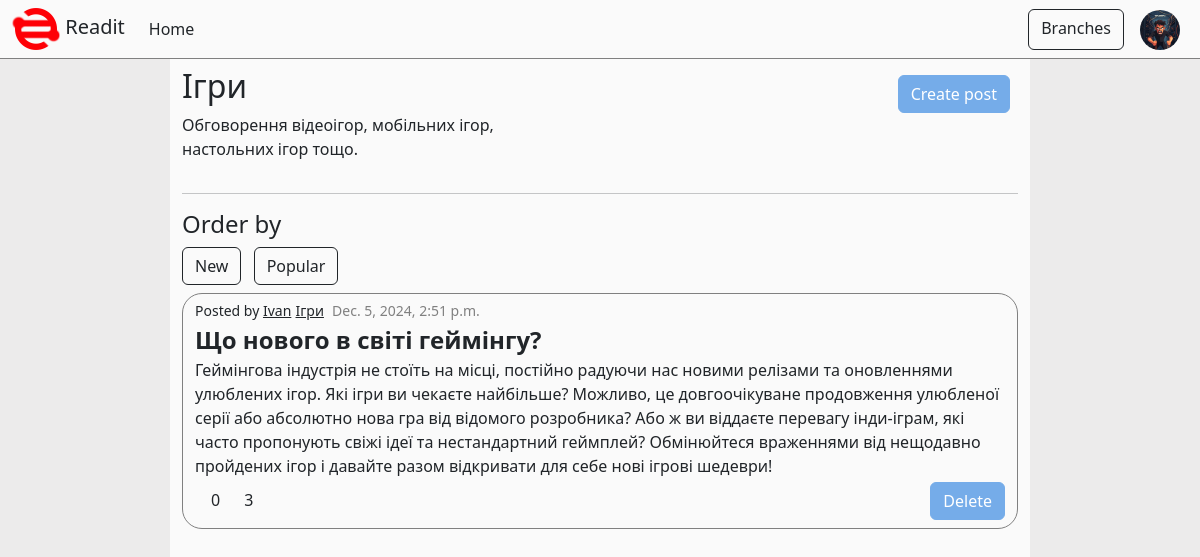
Page /branch/2/ (signed in) on the committed database.
### auth_sys/models.py (models this page shows)
class NewUser(AbstractUser):
    is_moderator = models.BooleanField(default=False)
    def __str__(self) -> str:
        return self.username

### user_profile/models.py (models this page shows, shortened)
class Profile(models.Model):
    user = models.OneToOneField(settings.AUTH_USER_MODEL, on_delete=models.CASCADE, related_name='profile')
    image = models.ImageField(upload_to="profile/%Y/%m/%d/", blank=True, null=True)
    def get_image_url(self):
        url = static('img/anonymous_user.png')
        if self.image:
            url = self.image.url
        return url
    def admin_panel_image(self):
        if self.image:
            return mark_safe(f'<img src="{self.image.url}" width=125>')
    admin_panel_image.short_description = 'Image'
    admin_panel_image.allow_tags = True
    class Meta:
        verbose_name = "Profile"
        verbose_name_plural = "Profiles"

### forum/models.py (models this page shows, shortened)
class Branch(models.Model):
    author = models.ForeignKey(settings.AUTH_USER_MODEL, on_delete=models.CASCADE)
    name = models.CharField(max_length=255)
    description = models.TextField()
    def get_absolute_url(self):
        return reverse('branch-detail', kwargs={'pk': self.pk})
    class Meta:
        verbose_name = "Branch"
        verbose_name_plural = "Branches"

class Post(models.Model):
    author = models.ForeignKey(settings.AUTH_USER_MODEL, on_delete=models.CASCADE, related_name='posts')
    branch = models.ForeignKey(Branch, on_delete=models.CASCADE, related_name='posts')
    title = models.CharField(max_length=255)
    description = models.TextField()
    created = models.DateTimeField(auto_now=True)
    rating = models.OneToOneField(Rating, on_delete=models.CASCADE, related_name='post', blank=True, null=True)
    def get_absolute_url(self):
        return reverse('post-detail', kwargs={'pk': self.pk,
                                              'bk': self.branch.pk})
    class Meta:
        verbose_name = "Post"
        verbose_name_plural = "Posts"

class Rating(models.Model):
    sum_rating = models.IntegerField(default=0)
    def get_rating(self):
        return sum([grade.value for grade in self.grades.all()])

class Commentary(models.Model):
    post = models.ForeignKey(Post, on_delete=models.CASCADE, related_name='comments')
    commentary = models.ForeignKey('Commentary', on_delete=models.CASCADE, related_name='comments', blank=True, null=True)
    author = models.ForeignKey(settings.AUTH_USER_MODEL, on_delete=models.CASCADE, related_name='comments')
    text = models.TextField()
    created = models.DateTimeField(auto_now=True)
    rating = models.OneToOneField(Rating, on_delete=models.CASCADE, related_name='comment', blank=True, null=True)
    class Meta:
        ordering=['-created']
        verbose_name = "Comment"
        verbose_name_plural = "Comments"

### forum/views.py (the view)
# urls.py: path('branch/<int:pk>/', BranchDetailView.as_view(), name='branch-detail'),
class BranchDetailView(DetailView):
    model = Branch
    template_name = "forum/branch-detail.html"
    context_object_name = 'branch'
    def get_context_data(self, **kwargs):
        context = super().get_context_data(**kwargs)
        _posts = self.get_object().posts.all()
        if self.request.GET.get('order_by') is None:
            _posts = _posts.order_by('-rating__sum_rating')
        else:
            _posts = _posts.order_by('-created')
        context['posts'] = _posts
        return context

### templates/forum/branch-detail.html
{% extends 'base.html' %}
{% block content %}
<div class="row">
    <div class="col">
        <h2>{{ branch.name }}</h2>
        <p>{{ branch.description }}</p>
    </div>
    <div class="col">
        <a style="float: right;" class="btn btn-danger m-2" href="{% url 'post-create' branch.pk %}">Create post</a>
    </div>
</div>
<hr>
<h4>Order by</h4>
<a href="{% url 'branch-detail' branch.id %}?order_by=new" class="btn btn-outline-secondary me-2">New</a>
<a href="{% url 'branch-detail' branch.id %}" class="btn btn-outline-secondary me-2">Popular</a>
{% for post in posts %}
    {% include 'forum/objects/post.html' with post=post %}
{% endfor %}
{% endblock content %}

### templates/header.html (shortened to what this page needs)
{% load static %}
<nav class="navbar navbar-expand-lg p-0">
  <div class="container-fluid">
    <a class="navbar-brand fa" href="{% url 'index' %}"><img src="{% static 'img/logo-bright.png' %}"> Readit</a>
    <div class="collapse navbar-collapse" id="navbarScroll">
      <ul class="navbar-nav me-auto my-2 my-lg-0 navbar-nav-scroll" style="--bs-scroll-height: 100px;">
        <li class="nav-item">
          <a class="nav-link active" aria-current="page" href="{% url 'index' %}">Home</a>
        </li>
      </ul>
      <div class="d-flex">
        <a class="btn btn-outline-secondary m-2" href="{% url 'branch-list' %}">Branches</a>
        {% if request.user.is_authenticated %}
        <div class="dropdown">
          <a role="button" data-bs-toggle="dropdown">
            <img style="border-radius: 50%;" src="{{ user.profile.get_image_url }}" width="40" height="40"
              class="d-inline-block align-text-top m-2">
          </a>
        </div>
        {% endif %}
      </div>
    </div>
  </div>
</nav>

### templates/forum/objects/post.html (shortened to what this page needs)
<div class="container border mt-2 mb-3 pt-1" style="border-width: 2px; border-radius: 20px">
    <small>Posted by <a href="{% url 'profile' post.author.profile.pk %}">{{ post.author.username }}</a></small>
    <small><a href="{{ post.branch.get_absolute_url }}">{{ post.branch.name }}</a></small>
    <small style="color: gray;" class="m-1">{{ post.created }}</small>
    <div class="card" style="border: none; background-color: transparent">
        <p class="m-0 bold-text"><a href="{{ post.get_absolute_url }}" style="text-decoration:none" class="stretched-link">{{ post.title }}</a></p>
        <p class="mb-1">{{ post.description }}</p>
    </div>
    <div class="d-flex">
        <div style="flex-wrap: wrap; align-content: flex-end;" class="d-flex">
            {% include 'forum/objects/rating-buttons.html' with object=post %}
            <p class="m-0"> {{ post.comments.all|length }}</p>
        </div>
        {% if request.user.is_authenticated %}
        {% if request.user == post.author or request.user.is_moderator %}
        <form action="{% url 'post-delete' post.branch.pk post.pk %}" method="post" class="mb-2 ms-auto">
            <input type="submit" class="btn btn-danger" value="Delete">
        </form>
        {% endif %}
        {% endif %}
    </div>
</div>

### templates/forum/objects/rating-buttons.html (shortened to what this page needs)
<div style="align-items: flex-start" data-rating="{{ object.rating.id }}" class="rating-buttons d-flex me-2">
    <button class="btn btn-sm btn-outline-dark" style="border: none; border-radius:40%" data-value="1">
    </button>
    <p class="rating-sum">{{ object.rating.get_rating }}</p>
    <button class="btn btn-sm btn-outline-dark" style="border: none; border-radius:40%" data-value="-1">
    </button>
</div>

### static/css/style.css (style rules this page uses)
:root { --bs-heading-color: var(--text-color); --bs-nav-link-color: var(--text-color); --bs-nav-link-hover-color: var(--hovered-color); }
.btn-outline-secondary { --bs-btn-color: var(--text-color); --bs-btn-border-color: var(--text-color); }
nav { background-color: var(--main-color); border-bottom: 1px solid gray; }
.nav-link, .navbar-brand { --bs-navbar-active-color: var(--text-color); --bs-navbar-brand-color: var(--text-color); }
.btn-danger { --bs-btn-bg: #75ace9; --bs-btn-border-color: #75ace9; --bs-btn-hover-bg: #5492d7; --bs-btn-hover-border-color: #5492d7; --bs-btn-active-bg: white; --bs-btn-active-border-color: white; }
.btn-outline-dark { --bs-btn-hover-bg: var(--hovered-color); --bs-btn-hover-color: var(--hovered-i-color); color: var(--text-color); }
p, small, a, h2 { color: var(--text-color) }
html, body { height: 100%; }
.bold-text { font-weight: 600; font-size: 1.5rem; }
.card { border-color: var(--card-color); }
ol,ul,li { list-style:none; }

### rows in the picture
Branch: name "Ігри", description "Обговорення відеоігор, мобільних ігор, настольних ігор тощо."
Post: author.username "Ivan", branch.name "Ігри", created "Dec. 5, 2024, 2:51 p.m.", title "Що нового в світі геймінгу?", description "Геймінгова індустрія не стоїть на місці, постійно радуючи нас новими релізами та оновленнями улюблених ігор. Які ігри ви чекаєте найбільше? Можливо, це довгоочікуване продовження улюбленої серії або абсолютно нова гра від відомого розробника? Або ж ви віддаєте перевагу інди-іграм, які часто пропонують свіжі ідеї та нестандартний геймплей? Обмінюйтеся враженнями від нещодавно пройдених ігор і давайте разом відкривати для себе нові ігрові шедеври!", rating.get_rating "0", comments.all|length "3"
